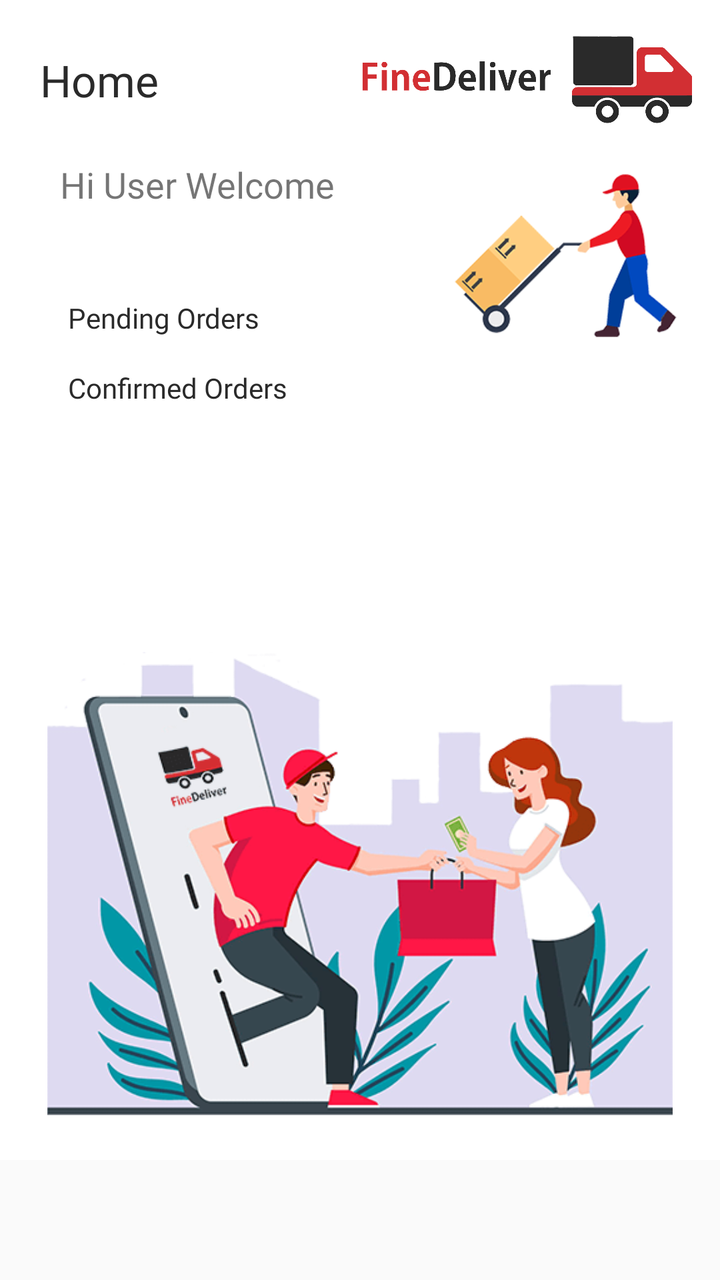
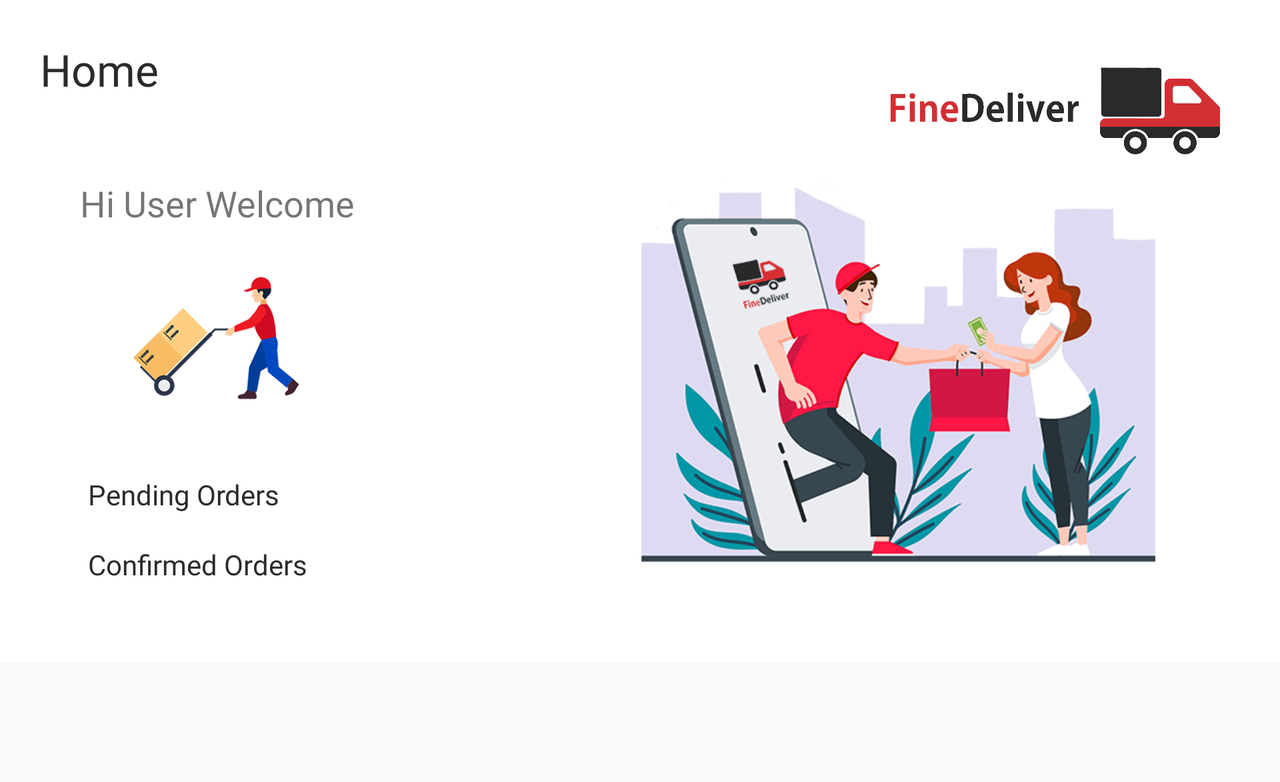

First picture: res/layout/ on a phone held upright. Second picture: the repository's own variant of that layout, on a device whose configuration matches the variant's folder. Source for both follows.
<!-- AndroidManifest.xml: application theme Theme.FineDeliver -->
<!-- res/layout/fragment_user_home.xml -->
<?xml version="1.0" encoding="utf-8"?>
<androidx.constraintlayout.widget.ConstraintLayout xmlns:android="http://schemas.android.com/apk/res/android"
    xmlns:app="http://schemas.android.com/apk/res-auto"
    xmlns:tools="http://schemas.android.com/tools"
    android:layout_width="match_parent"
    android:layout_height="match_parent"
    android:layout_marginBottom="60dp"
    android:background="@color/white"
    tools:context="dev.dileepabandara.finedeliver.User.UserHomeFragment">

    <RelativeLayout
        android:id="@+id/relativeLayout"
        android:layout_width="match_parent"
        android:layout_height="60dp"
        android:layout_marginTop="10dp"
        app:layout_constraintEnd_toEndOf="parent"
        app:layout_constraintStart_toStartOf="parent"
        app:layout_constraintTop_toTopOf="parent">

        <TextView
            android:id="@+id/textView8"
            android:layout_width="wrap_content"
            android:layout_height="wrap_content"
            android:layout_alignParentStart="true"
            android:layout_centerVertical="true"
            android:layout_gravity="center"
            android:layout_marginStart="20dp"
            android:fontFamily="@font/open_sans_bold"
            android:text="Home"
            android:textColor="@color/fd_gray"
            android:textSize="22sp" />

        <ImageView
            android:id="@+id/imageView10"
            android:layout_width="193dp"
            android:layout_height="51dp"
            android:layout_alignParentEnd="true"
            android:layout_centerVertical="true"
            android:src="@drawable/findedeliver_logo_hori_100pl" />

    </RelativeLayout>

    <TextView
        android:id="@+id/txtCountOrdersq"
        android:layout_width="wrap_content"
        android:layout_height="wrap_content"
        android:layout_marginStart="30dp"
        android:layout_marginTop="10dp"
        android:fontFamily="@font/open_sans_semibold"
        android:text="Hi User Welcome"
        android:textSize="18dp"
        app:layout_constraintStart_toStartOf="parent"
        app:layout_constraintTop_toBottomOf="@+id/relativeLayout" />

    <ImageView
        android:id="@+id/imageView8"
        android:layout_width="match_parent"
        android:layout_height="234dp"
        android:layout_marginBottom="20dp"
        android:src="@drawable/img_home"
        app:layout_constraintBottom_toBottomOf="parent"
        app:layout_constraintEnd_toEndOf="parent"
        app:layout_constraintStart_toStartOf="parent" />

    <TextView
        android:id="@+id/textView23"
        android:layout_width="wrap_content"
        android:layout_height="wrap_content"
        android:layout_marginStart="4dp"
        android:layout_marginTop="45dp"
        android:text="Pending Orders"
        android:fontFamily="@font/open_sans_semibold"
        android:textColor="@color/fd_gray"
        app:layout_constraintStart_toStartOf="@+id/txtCountOrdersq"
        app:layout_constraintTop_toBottomOf="@+id/txtCountOrdersq" />

    <TextView
        android:id="@+id/textView24"
        android:layout_width="wrap_content"
        android:layout_height="wrap_content"
        android:layout_marginTop="16dp"
        android:text="Confirmed Orders"
        android:fontFamily="@font/open_sans_semibold"
        android:textColor="@color/fd_gray"
        app:layout_constraintStart_toStartOf="@+id/textView23"
        app:layout_constraintTop_toBottomOf="@+id/textView23" />

    <ImageView
        android:id="@+id/imageView11"
        android:layout_width="120dp"
        android:layout_height="120dp"
        android:layout_marginEnd="16dp"
        android:src="@drawable/img_home_1"
        app:layout_constraintEnd_toEndOf="parent"
        app:layout_constraintTop_toBottomOf="@+id/relativeLayout" />

</androidx.constraintlayout.widget.ConstraintLayout>
<!-- resources referenced by this layout -->
<resources>
  <color name="fd_gray">#2A2A2A</color>
  <color name="white">#FFFFFFFF</color>
  <!-- drawable findedeliver_logo_hori_100pl: png bitmap (drawable, 17555 bytes) -->
  <!-- drawable img_home: png bitmap (drawable, 38163 bytes) -->
  <!-- drawable img_home_1: png bitmap (drawable, 5161 bytes) -->
  <style name="Theme.FineDeliver" parent="Theme.MaterialComponents.Light.NoActionBar.Bridge">
          
          <item name="colorPrimary">@color/fd_gray</item>
          <item name="colorPrimaryVariant">@color/fd_red</item>
          <item name="colorOnPrimary">@color/white</item>
          
          <item name="colorSecondary">@color/teal_200</item>
          <item name="colorSecondaryVariant">@color/teal_700</item>
          <item name="colorOnSecondary">@color/black</item>
          
          <item name="android:statusBarColor" tools:targetApi="l">?attr/colorPrimary</item>
          
      </style>
  <color name="fd_red">#D22F33</color>
  <color name="teal_200">#FF03DAC5</color>
  <color name="teal_700">#FF018786</color>
  <color name="black">#FF000000</color>
</resources>
<!-- res/layout-land/fragment_user_home.xml (the repository's variant of the layout above) -->
<!-- drawn on the phone turned sideways -->
<?xml version="1.0" encoding="utf-8"?>
<ScrollView xmlns:android="http://schemas.android.com/apk/res/android"
    xmlns:app="http://schemas.android.com/apk/res-auto"
    xmlns:tools="http://schemas.android.com/tools"
    android:layout_width="match_parent"
    android:layout_height="match_parent"
    android:layout_marginBottom="60dp"
    android:background="@color/white"
    tools:context="dev.dileepabandara.finedeliver.User.UserHomeFragment">

    <androidx.constraintlayout.widget.ConstraintLayout
        android:layout_width="match_parent"
        android:layout_height="wrap_content">

        <TextView
            android:id="@+id/textView22"
            android:layout_width="wrap_content"
            android:layout_height="wrap_content"
            android:layout_gravity="center"
            android:layout_marginStart="20dp"
            android:layout_marginTop="20dp"
            android:fontFamily="@font/open_sans_bold"
            android:text="Home"
            android:textColor="@color/fd_gray"
            android:textSize="22sp"
            app:layout_constraintStart_toStartOf="parent"
            app:layout_constraintTop_toTopOf="parent" />

        <TextView
            android:id="@+id/txtCountOrdersq"
            android:layout_width="wrap_content"
            android:layout_height="wrap_content"
            android:layout_marginStart="40dp"
            android:layout_marginTop="40dp"
            android:fontFamily="@font/open_sans_semibold"
            android:text="Hi User Welcome"
            android:textSize="18dp"
            app:layout_constraintStart_toStartOf="parent"
            app:layout_constraintTop_toBottomOf="@+id/textView22" />

        <ImageView
            android:id="@+id/imageView8"
            android:layout_width="289dp"
            android:layout_height="192dp"
            android:layout_marginBottom="48dp"
            android:layout_marginTop="10dp"
            android:src="@drawable/img_home"
            app:layout_constraintBottom_toBottomOf="parent"
            app:layout_constraintEnd_toEndOf="parent"
            app:layout_constraintHorizontal_bias="0.868"
            app:layout_constraintStart_toStartOf="parent"
            app:layout_constraintTop_toBottomOf="@+id/imageView10"
            app:layout_constraintVertical_bias="1.0" />

        <ImageView
            android:id="@+id/imageView10"
            android:layout_width="193dp"
            android:layout_height="51dp"
            android:layout_marginTop="30dp"
            android:layout_marginEnd="16dp"
            android:src="@drawable/findedeliver_logo_hori_100pl"
            app:layout_constraintEnd_toEndOf="parent"
            app:layout_constraintTop_toTopOf="parent" />

        <TextView
            android:id="@+id/textView23"
            android:layout_width="wrap_content"
            android:layout_height="wrap_content"
            android:layout_marginStart="4dp"
            android:layout_marginTop="22dp"
            android:fontFamily="@font/open_sans_semibold"
            android:text="Pending Orders"
            android:textColor="@color/fd_gray"
            app:layout_constraintStart_toStartOf="@+id/txtCountOrdersq"
            app:layout_constraintTop_toBottomOf="@+id/imageView11" />

        <TextView
            android:id="@+id/textView24"
            android:layout_width="wrap_content"
            android:layout_height="wrap_content"
            android:layout_marginTop="16dp"
            android:text="Confirmed Orders"
            android:fontFamily="@font/open_sans_semibold"
            android:textColor="@color/fd_gray"
            app:layout_constraintStart_toStartOf="@+id/textView23"
            app:layout_constraintTop_toBottomOf="@+id/textView23" />

        <ImageView
            android:id="@+id/imageView11"
            android:layout_width="90dp"
            android:layout_height="90dp"
            android:layout_marginTop="12dp"
            android:src="@drawable/img_home_1"
            app:layout_constraintEnd_toEndOf="@+id/txtCountOrdersq"
            app:layout_constraintStart_toStartOf="@+id/txtCountOrdersq"
            app:layout_constraintTop_toBottomOf="@+id/txtCountOrdersq" />

    </androidx.constraintlayout.widget.ConstraintLayout>


</ScrollView>
